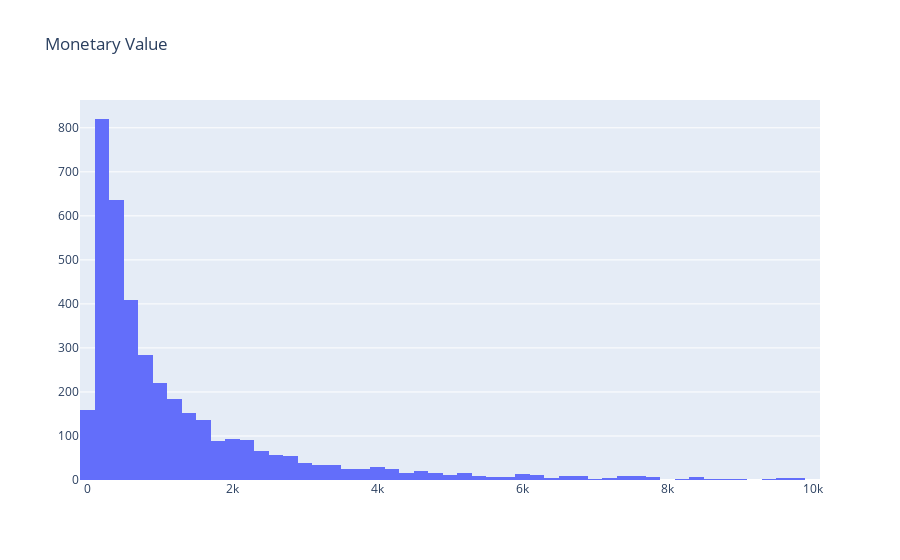

Write notebook code for a chart like this one.
### Code cell
#plot the histogram

plot_data = [
    go.Histogram(
        x=tx_user.query('Revenue < 10000')['Revenue']
    )
]

plot_layout = go.Layout(
        title='Monetary Value'
    )
fig = go.Figure(data=plot_data, layout=plot_layout)
pyoff.iplot(fig)

### Figure 1 — Plotly figure (JSON) as saved in the notebook; plotly's stock layout.template omitted (floating-point values rounded to 4 significant figures; data arrays with more than 128 entries replaced by an {"elided": "..."} marker saying what was removed)
{"data": [{"type": "histogram", "x": {"elided": "3879 float values"}}], "layout": {"title": {"text": "Monetary Value"}}}
